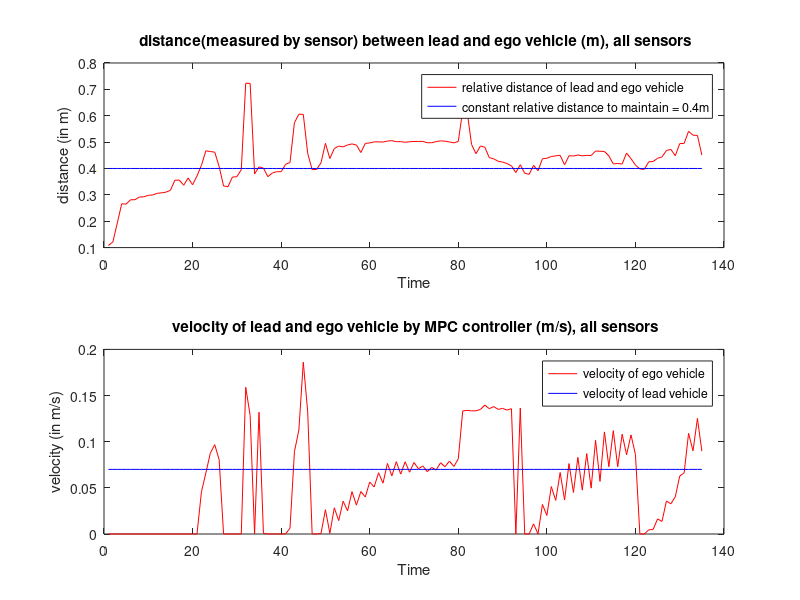
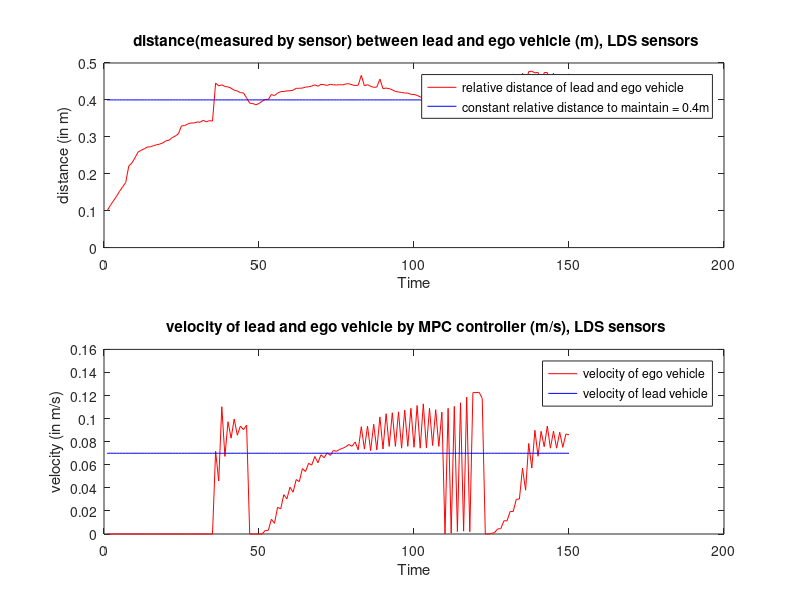
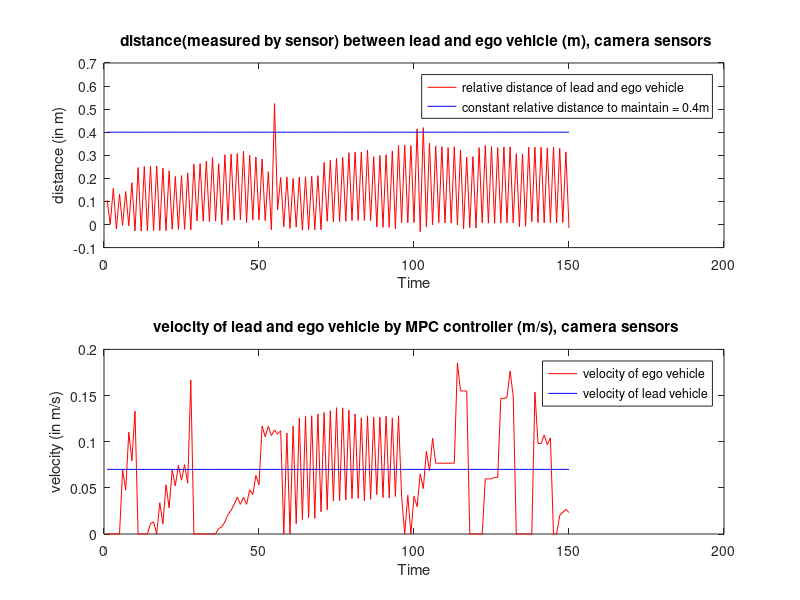

These charts were generated, in order, by the following MATLAB code: (Note: this script raises an error after producing the figures.)
clear all, close all, clc

const_dist = 0.4;
%% loading data for constant velocity 0.07 m/s with MPC controller, all sensors frame rate =5

ego_bot_vel_pt07_load = load('V_x_relsave_plot_all_check2.mat');
ego_bot_vel_pt07 = ego_bot_vel_pt07_load.V_x_rel_save;
ego_bot_dist_pt07_load = load('x_relsave_plot_all_check2.mat');
ego_bot_dist_pt07 = ego_bot_dist_pt07_load.x_rel_save(1,1:end);

%error_dist_pt07 = ego_bot_dist_pt07 - const_dist;

%%% plotting the data for constant velocity 0.07m/s %%%
indx_pt07 = 1:length(ego_bot_vel_pt07);
%zero_dist_plot = zeros(length(ego_bot_vel_pt07),1);
const_dist_plot = const_dist*ones(length(ego_bot_vel_pt07),1);
const_vel_plot = 0.07*ones(length(ego_bot_vel_pt07),1);

figure(1)
hold on
ax(1) = subplot(2,1,1);
plot(indx_pt07(1:135), ego_bot_dist_pt07(1:135), 'r', indx_pt07(1:135), const_dist_plot(1:135), 'b')
xlabel('Time')
ylabel('distance (in m)')
title(' distance(measured by sensor) between lead and ego vehicle (m), all sensors')
legend('relative distance of lead and ego vehicle', 'constant relative distance to maintain = 0.4m')
ax(2) = subplot(2,1,2);
plot(indx_pt07(1:135), ego_bot_vel_pt07(1:135), 'r', indx_pt07(1:135), const_vel_plot(1:135), 'b')
xlabel('Time')
ylabel('velocity (in m/s)')
title(' velocity of lead and ego vehicle by MPC controller (m/s), all sensors')
legend('velocity of ego vehicle', 'velocity of lead vehicle')
hold off

%% loading data for constant velocity 0.07 m/s with MPC controller, LDS sensors frame rate =5

ego_bot_vel_pt07_load = load('V_x_relsave_plot_LDS.mat');
ego_bot_vel_pt07 = ego_bot_vel_pt07_load.V_x_rel_save;
ego_bot_dist_pt07_load = load('x_relsave_plot_LDS.mat');
ego_bot_dist_pt07 = ego_bot_dist_pt07_load.x_rel_save(1,1:end);

%error_dist_pt07 = ego_bot_dist_pt07 - const_dist;

%%% plotting the data for constant velocity 0.07m/s %%%
indx_pt07 = 1:length(ego_bot_vel_pt07);
%zero_dist_plot = zeros(length(ego_bot_vel_pt07),1);
const_dist_plot = const_dist*ones(length(ego_bot_vel_pt07),1);
const_vel_plot = 0.07*ones(length(ego_bot_vel_pt07),1);

figure(2)
hold on
ax(1) = subplot(2,1,1);
plot(indx_pt07(1:150), ego_bot_dist_pt07(1:150), 'r', indx_pt07(1:150), const_dist_plot(1:150), 'b')
xlabel('Time')
ylabel('distance (in m)')
title(' distance(measured by sensor) between lead and ego vehicle (m), LDS sensors')
legend('relative distance of lead and ego vehicle', 'constant relative distance to maintain = 0.4m')
ax(2) = subplot(2,1,2);
plot(indx_pt07(1:150), ego_bot_vel_pt07(1:150), 'r', indx_pt07(1:150), const_vel_plot(1:150), 'b')
xlabel('Time')
ylabel('velocity (in m/s)')
title(' velocity of lead and ego vehicle by MPC controller (m/s), LDS sensors')
legend('velocity of ego vehicle', 'velocity of lead vehicle')
hold off


%% loading data for constant velocity 0.07 m/s with MPC controller, camera sensors frame rate =05

ego_bot_vel_pt07_load = load('V_x_relsave_plot_camera.mat');
ego_bot_vel_pt07 = ego_bot_vel_pt07_load.V_x_rel_save;
ego_bot_dist_pt07_load = load('x_relsave_plot_camera.mat');
ego_bot_dist_pt07 = ego_bot_dist_pt07_load.x_rel_save;

%error_dist_pt07 = ego_bot_dist_pt07 - const_dist;

%%% plotting the data for constant velocity 0.07m/s %%%
indx_pt07 = 1:length(ego_bot_vel_pt07);
%zero_dist_plot = zeros(length(ego_bot_vel_pt07),1);
const_dist_plot = const_dist*ones(length(ego_bot_vel_pt07),1);
const_vel_plot = 0.07*ones(length(ego_bot_vel_pt07),1);

figure(3)
hold on
ax(1) = subplot(2,1,1);
plot(indx_pt07(1:150), ego_bot_dist_pt07(1:150), 'r', indx_pt07(1:150), const_dist_plot(1:150), 'b')
xlabel('Time')
ylabel('distance (in m)')
title(' distance(measured by sensor) between lead and ego vehicle (m), camera sensors')
legend('relative distance of lead and ego vehicle', 'constant relative distance to maintain = 0.4m')
ax(2) = subplot(2,1,2);
plot(indx_pt07(1:150), ego_bot_vel_pt07(1:150), 'r', indx_pt07(1:150), const_vel_plot(1:150), 'b')
xlabel('Time')
ylabel('velocity (in m/s)')
title(' velocity of lead and ego vehicle by MPC controller (m/s), camera sensors')
legend('velocity of ego vehicle', 'velocity of lead vehicle')
hold off

%% loading data for variable velocity with MPC controller, all sensors frame rate =5

ego_bot_vel_pt07_load = load('step_V_x_relsave_plot_all.mat');
ego_bot_vel_pt07 = ego_bot_vel_pt07_load.V_x_rel_save;
ego_bot_dist_pt07_load = load('step_x_relsave_plot_all.mat');
ego_bot_dist_pt07 = ego_bot_dist_pt07_load.x_rel_save(1,1:end);

%error_dist_pt07 = ego_bot_dist_pt07 - const_dist;
lead_vel_vari = rosbag('test_rosbag_variable_vel.bag');
lead_vel_vari_select = select(lead_vel_vari,'Topic','/cmd_vel');
msgStructs = readMessages(lead_vel_vari_select,'DataFormat','struct');
lead_bot_vel_vari =[];
for i = 1:2:length(msgStructs)
    lead_bot_vel_vari = [lead_bot_vel_vari, msgStructs{i, 1}.Linear.X];
end

%const_dist_plot = const_dist*ones(length(ego_bot_dist_vari),1);
%const_vel_plot = 0.07*ones(length(lead_bot_vel_vari),1);
shift_arry_7_ele = 0.1*ones(1,49);
lead_bot_vel_vari = [shift_arry_7_ele, lead_bot_vel_vari(1:end-1)];
indx_pt07 = 1:length(lead_bot_vel_vari);


figure(4)
hold on
ax(1) = subplot(2,1,1);
plot(indx_pt07(1:120), ego_bot_dist_pt07(1:120), 'r', indx_pt07(1:120), const_dist_plot(1:120), 'b')
xlabel('Time')
ylabel('distance (in m)')
title(' distance(measured by sensor) between lead and ego vehicle (m), all sensors')
legend('relative distance of lead and ego vehicle', 'constant relative distance to maintain = 0.4m')
ax(2) = subplot(2,1,2);
plot(indx_pt07(1:120), ego_bot_vel_pt07(1:120), 'r', indx_pt07(1:120), lead_bot_vel_vari(1:120), 'b')
xlabel('Time')
ylabel('velocity (in m/s)')
title(' step velocity of lead and ego vehicle by MPC controller (m/s), all sensors')
legend('velocity of ego vehicle', 'velocity of lead vehicle')
hold off
